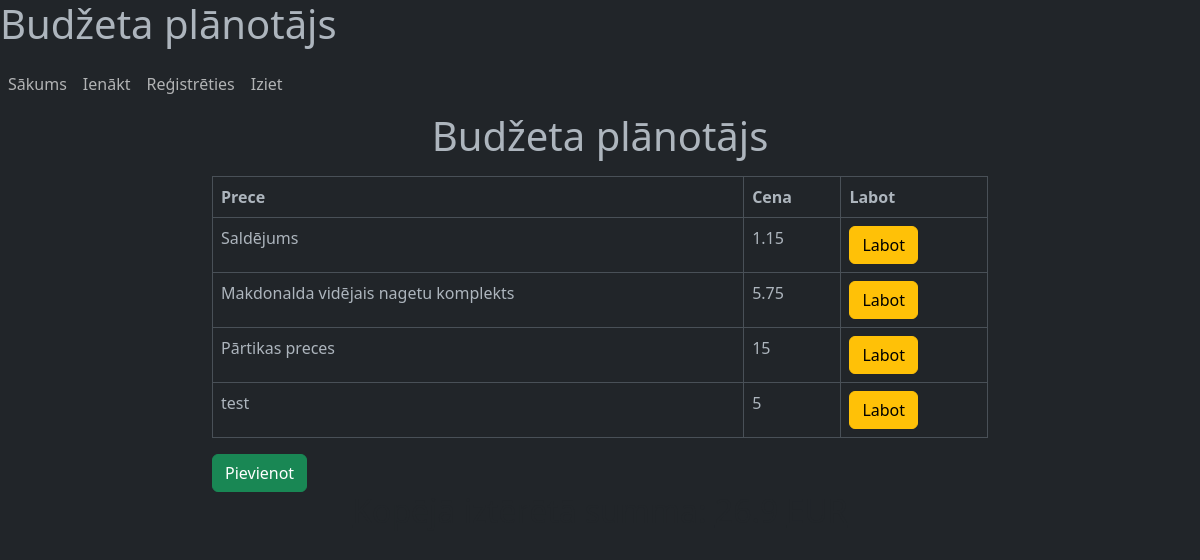
The page /budzeta_planotajs on the database as committed earlier.
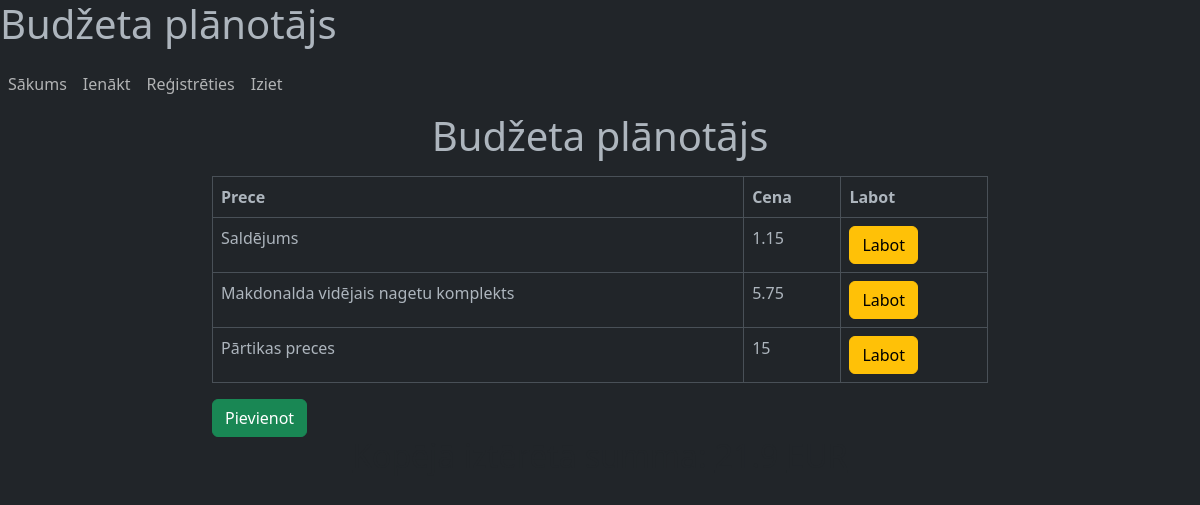
The same page on the database as committed later.
### tables this page shows
CREATE TABLE "planotajs" (
	"id"	INTEGER,
	"prece"	BLOB,
	"cena"	NUMERIC,
	"lietotajv"	REAL,
	PRIMARY KEY("id" AUTOINCREMENT)
);

### app.py (the view)
@app.route("/budzeta_planotajs", methods=["GET", "POST"])  # Ierakstu saraksts.
def budzeta_planotajs():
        conn = savienot()
        planotajs = conn.execute(
            'SELECT * FROM planotajs').fetchall()
        summa = conn.execute("SELECT SUM(cena) FROM planotajs").fetchone()[0]
        conn.close()
        return render_template('budzeta_planotajs.html', planotajs=planotajs, summa=summa)

### app.py (called while the page is built)
def savienot(id=None):
    conn = sqlite3.connect('planotajs.db')
    conn.row_factory = sqlite3.Row
    if id:
        return conn.execute("SELECT * FROM planotajs WHERE id = ?", (id,))
    return conn

### templates/budzeta_planotajs.html (shortened to what this page needs)
{% extends "base.html" %}
{% block content %}
    <figure class="text-center">
    <h1>{% block title %} Budžeta plānotājs {% endblock %}</h1>
    </figure>
    <table class="table table-bordered">
        <thead>
            <tr>
                <th scope="col">Prece</th>
                <th scope="col">Cena</th>
                <th scope="col">Labot</th>
            </tr>
        </thead>
        <tbody>
            {% for viensplanotajs in planotajs %}
                <tr>
                    <td>{{ viensplanotajs["prece"]}}</td>
                    <td>{{ viensplanotajs["cena"]}}</td>
                    <td>
                        <a href="{{ url_for('labot', id=viensplanotajs['id']) }}" class="link-dark">
                            <button class="btn btn-warning">Labot</button>
                    </td>
                </tr>
            {% endfor %}
        </tbody>
    </table>
    <a href="{{ url_for('jauns_planotajs')}}" class="link-dark">
        <button class="btn btn-success">Pievienot</button>
    <figure class="text-center">
    <h2> Kopējā iztērētā summa: {{ summa }} EUR</h2>
    </figure>
{% endblock %}

### templates/base.html (shortened to what this page needs)
<!DOCTYPE html>
<html lang="en" data-bs-theme="dark">
<head>
    <link href="https://cdn.jsdelivr.net/npm/bootstrap@5.3.0-alpha1/dist/css/bootstrap.min.css" rel="stylesheet">
</head>
<body>
    <h1>Budžeta plānotājs</h1>
    <nav class="navbar navbar-expand-md navbar dark bg-dark">
        <ul class="navbar-nav">
            <li class="nav-item active">
                <a class="nav-link" href="/">Sākums</a>
            </li>
            <li class="nav-item active">
                <a class="nav-link" href="/ienakt">Ienākt</a>
            </li>
            <li class="nav-item active">
                <a class="nav-link" href="/registreties">Reģistrēties</a>
            </li>
            <li class="nav-item active">
                <a class="nav-link" href="/iziet">Iziet</a>
            </li>
        </ul>
    </nav>
    <div class="col-md-8 mx-auto">
    <div class="container">
        {% block content %}{% endblock %}
    </div>
</body>
</html>

Rows that differ between the two databases and show on the page:
removed planotajs: prece "test", cena "5"
